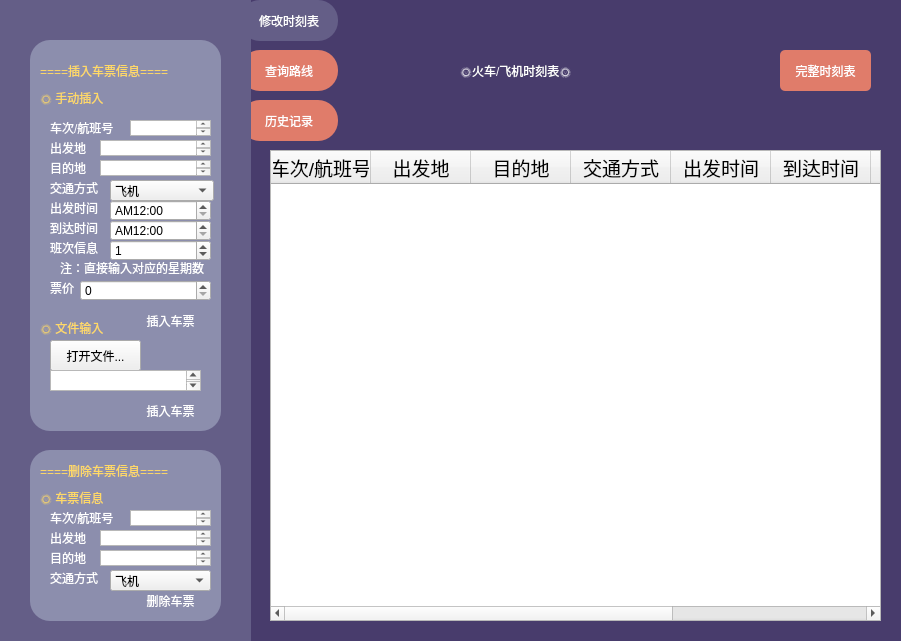
<?xml version="1.0" encoding="UTF-8"?>
<ui version="4.0">
 <class>Form</class>
 <widget class="QWidget" name="Form">
  <property name="geometry">
   <rect>
    <x>0</x>
    <y>0</y>
    <width>901</width>
    <height>641</height>
   </rect>
  </property>
  <property name="minimumSize">
   <size>
    <width>901</width>
    <height>641</height>
   </size>
  </property>
  <property name="maximumSize">
   <size>
    <width>901</width>
    <height>641</height>
   </size>
  </property>
  <property name="windowTitle">
   <string>Form</string>
  </property>
  <widget class="QLabel" name="lbl_bg">
   <property name="enabled">
    <bool>false</bool>
   </property>
   <property name="geometry">
    <rect>
     <x>0</x>
     <y>0</y>
     <width>901</width>
     <height>641</height>
    </rect>
   </property>
   <property name="maximumSize">
    <size>
     <width>16777215</width>
     <height>641</height>
    </size>
   </property>
   <property name="autoFillBackground">
    <bool>false</bool>
   </property>
   <property name="styleSheet">
    <string notr="true">QLabel{
	background-color: rgb(72,60,108);
}</string>
   </property>
   <property name="text">
    <string/>
   </property>
   <property name="scaledContents">
    <bool>false</bool>
   </property>
  </widget>
  <widget class="QLabel" name="lbl_l">
   <property name="geometry">
    <rect>
     <x>0</x>
     <y>0</y>
     <width>251</width>
     <height>641</height>
    </rect>
   </property>
   <property name="styleSheet">
    <string notr="true">QLabel{
	background-color: rgb(100,94,135);
}</string>
   </property>
   <property name="text">
    <string/>
   </property>
  </widget>
  <widget class="QTableWidget" name="tableWidget">
   <property name="geometry">
    <rect>
     <x>270</x>
     <y>150</y>
     <width>611</width>
     <height>471</height>
    </rect>
   </property>
   <property name="mouseTracking">
    <bool>false</bool>
   </property>
   <property name="frameShape">
    <enum>QFrame::StyledPanel</enum>
   </property>
   <property name="frameShadow">
    <enum>QFrame::Sunken</enum>
   </property>
   <property name="alternatingRowColors">
    <bool>false</bool>
   </property>
   <property name="sortingEnabled">
    <bool>true</bool>
   </property>
   <column>
    <property name="text">
     <string>车次/航班号</string>
    </property>
    <property name="font">
     <font>
      <pointsize>14</pointsize>
     </font>
    </property>
   </column>
   <column>
    <property name="text">
     <string>出发地</string>
    </property>
    <property name="font">
     <font>
      <pointsize>14</pointsize>
     </font>
    </property>
   </column>
   <column>
    <property name="text">
     <string>目的地</string>
    </property>
    <property name="font">
     <font>
      <pointsize>14</pointsize>
     </font>
    </property>
   </column>
   <column>
    <property name="text">
     <string>交通方式</string>
    </property>
    <property name="font">
     <font>
      <pointsize>14</pointsize>
     </font>
    </property>
   </column>
   <column>
    <property name="text">
     <string>出发时间</string>
    </property>
    <property name="font">
     <font>
      <pointsize>14</pointsize>
     </font>
    </property>
   </column>
   <column>
    <property name="text">
     <string>到达时间</string>
    </property>
    <property name="font">
     <font>
      <pointsize>14</pointsize>
     </font>
    </property>
   </column>
   <column>
    <property name="text">
     <string>乘车时长</string>
    </property>
    <property name="font">
     <font>
      <pointsize>14</pointsize>
     </font>
    </property>
   </column>
   <column>
    <property name="text">
     <string>班次信息（周）</string>
    </property>
    <property name="font">
     <font>
      <pointsize>14</pointsize>
     </font>
    </property>
   </column>
   <column>
    <property name="text">
     <string>票价</string>
    </property>
    <property name="font">
     <font>
      <pointsize>14</pointsize>
     </font>
    </property>
   </column>
  </widget>
  <widget class="QLabel" name="label">
   <property name="geometry">
    <rect>
     <x>460</x>
     <y>50</y>
     <width>251</width>
     <height>41</height>
    </rect>
   </property>
   <property name="styleSheet">
    <string notr="true">font: 24pt &quot;Heiti SC&quot;;
color : rgb(255, 255, 255)</string>
   </property>
   <property name="text">
    <string>🌞火车/飞机时刻表🌞</string>
   </property>
  </widget>
  <widget class="QPushButton" name="pB_getL">
   <property name="enabled">
    <bool>true</bool>
   </property>
   <property name="geometry">
    <rect>
     <x>780</x>
     <y>50</y>
     <width>91</width>
     <height>41</height>
    </rect>
   </property>
   <property name="minimumSize">
    <size>
     <width>0</width>
     <height>0</height>
    </size>
   </property>
   <property name="maximumSize">
    <size>
     <width>98</width>
     <height>100</height>
    </size>
   </property>
   <property name="sizeIncrement">
    <size>
     <width>75</width>
     <height>50</height>
    </size>
   </property>
   <property name="styleSheet">
    <string notr="true">QPushButton{
	font: 14pt &quot;Hannotate SC&quot;;
	background-color: rgb(224,124,106);
	border-radius:5px;
	color:white
}

QPushButton:hover{
	background-color: rgb(234,172,91);
}

QPushButton:pressed{
	background-color: rgb(220,83,129);
}</string>
   </property>
   <property name="text">
    <string>完整时刻表</string>
   </property>
  </widget>
  <widget class="QPushButton" name="getList_2">
   <property name="enabled">
    <bool>true</bool>
   </property>
   <property name="geometry">
    <rect>
     <x>240</x>
     <y>0</y>
     <width>98</width>
     <height>41</height>
    </rect>
   </property>
   <property name="minimumSize">
    <size>
     <width>0</width>
     <height>0</height>
    </size>
   </property>
   <property name="maximumSize">
    <size>
     <width>98</width>
     <height>100</height>
    </size>
   </property>
   <property name="sizeIncrement">
    <size>
     <width>75</width>
     <height>50</height>
    </size>
   </property>
   <property name="styleSheet">
    <string notr="true">QPushButton{
	font: 14pt &quot;Hannotate SC&quot;;
	background-color: rgb(100,94,135);
	border-radius:20px;
	color:white
}
</string>
   </property>
   <property name="text">
    <string>修改时刻表</string>
   </property>
  </widget>
  <widget class="QPushButton" name="pB_cP1">
   <property name="enabled">
    <bool>true</bool>
   </property>
   <property name="geometry">
    <rect>
     <x>240</x>
     <y>50</y>
     <width>98</width>
     <height>41</height>
    </rect>
   </property>
   <property name="minimumSize">
    <size>
     <width>0</width>
     <height>0</height>
    </size>
   </property>
   <property name="maximumSize">
    <size>
     <width>98</width>
     <height>100</height>
    </size>
   </property>
   <property name="sizeIncrement">
    <size>
     <width>75</width>
     <height>50</height>
    </size>
   </property>
   <property name="styleSheet">
    <string notr="true">QPushButton{
	font: 14pt &quot;Hannotate SC&quot;;
	background-color: rgb(224,124,106);
	border-radius:20px;
	color:white
}

QPushButton:hover{
	background-color: rgb(234,172,91);
}

QPushButton:pressed{
	background-color: rgb(220,83,129);
}</string>
   </property>
   <property name="text">
    <string>查询路线</string>
   </property>
  </widget>
  <widget class="QPushButton" name="pB_cP2">
   <property name="enabled">
    <bool>true</bool>
   </property>
   <property name="geometry">
    <rect>
     <x>240</x>
     <y>100</y>
     <width>98</width>
     <height>41</height>
    </rect>
   </property>
   <property name="minimumSize">
    <size>
     <width>0</width>
     <height>0</height>
    </size>
   </property>
   <property name="maximumSize">
    <size>
     <width>98</width>
     <height>100</height>
    </size>
   </property>
   <property name="sizeIncrement">
    <size>
     <width>75</width>
     <height>50</height>
    </size>
   </property>
   <property name="styleSheet">
    <string notr="true">QPushButton{
	font: 14pt &quot;Hannotate SC&quot;;
	background-color: rgb(224,124,106);
	border-radius:20px;
	color:white
}

QPushButton:hover{
	background-color: rgb(234,172,91);
}

QPushButton:pressed{
	background-color: rgb(220,83,129);
}</string>
   </property>
   <property name="text">
    <string>历史记录</string>
   </property>
  </widget>
  <widget class="QLabel" name="label_2">
   <property name="geometry">
    <rect>
     <x>30</x>
     <y>40</y>
     <width>191</width>
     <height>391</height>
    </rect>
   </property>
   <property name="styleSheet">
    <string notr="true">QLabel{
	background-color: rgb(140,142,173);
	border-radius:20px;
	color:white
}
</string>
   </property>
   <property name="text">
    <string/>
   </property>
  </widget>
  <widget class="QLabel" name="label_3">
   <property name="geometry">
    <rect>
     <x>30</x>
     <y>450</y>
     <width>191</width>
     <height>171</height>
    </rect>
   </property>
   <property name="styleSheet">
    <string notr="true">QLabel{
	background-color: rgb(140,142,173);
	border-radius:20px;
	color:white
}
</string>
   </property>
   <property name="text">
    <string/>
   </property>
  </widget>
  <widget class="QLabel" name="label_4">
   <property name="geometry">
    <rect>
     <x>40</x>
     <y>60</y>
     <width>171</width>
     <height>21</height>
    </rect>
   </property>
   <property name="styleSheet">
    <string notr="true">font: 16pt &quot;Heiti SC&quot;;
color : rgb(255,217,102);</string>
   </property>
   <property name="text">
    <string>====插入车票信息====</string>
   </property>
  </widget>
  <widget class="QLabel" name="label_5">
   <property name="geometry">
    <rect>
     <x>50</x>
     <y>140</y>
     <width>41</width>
     <height>16</height>
    </rect>
   </property>
   <property name="styleSheet">
    <string notr="true">font: 14pt &quot;Hannotate SC&quot;;
color: white</string>
   </property>
   <property name="text">
    <string>出发地</string>
   </property>
  </widget>
  <widget class="QLabel" name="label_6">
   <property name="geometry">
    <rect>
     <x>50</x>
     <y>160</y>
     <width>41</width>
     <height>16</height>
    </rect>
   </property>
   <property name="styleSheet">
    <string notr="true">font: 14pt &quot;Hannotate SC&quot;;
color: white</string>
   </property>
   <property name="text">
    <string>目的地</string>
   </property>
  </widget>
  <widget class="QLabel" name="label_7">
   <property name="geometry">
    <rect>
     <x>50</x>
     <y>120</y>
     <width>81</width>
     <height>16</height>
    </rect>
   </property>
   <property name="styleSheet">
    <string notr="true">font: 14pt &quot;Hannotate SC&quot;;
color: white</string>
   </property>
   <property name="text">
    <string>车次/航班号</string>
   </property>
  </widget>
  <widget class="QLabel" name="label_8">
   <property name="geometry">
    <rect>
     <x>40</x>
     <y>90</y>
     <width>91</width>
     <height>16</height>
    </rect>
   </property>
   <property name="styleSheet">
    <string notr="true">font: 14pt &quot;Hannotate SC&quot;;
color: rgb(255,217,102)</string>
   </property>
   <property name="text">
    <string>🌞 手动插入</string>
   </property>
  </widget>
  <widget class="QLabel" name="label_9">
   <property name="geometry">
    <rect>
     <x>50</x>
     <y>180</y>
     <width>61</width>
     <height>16</height>
    </rect>
   </property>
   <property name="styleSheet">
    <string notr="true">font: 14pt &quot;Hannotate SC&quot;;
color: white</string>
   </property>
   <property name="text">
    <string>交通方式</string>
   </property>
  </widget>
  <widget class="QLabel" name="label_10">
   <property name="geometry">
    <rect>
     <x>50</x>
     <y>200</y>
     <width>61</width>
     <height>16</height>
    </rect>
   </property>
   <property name="styleSheet">
    <string notr="true">font: 14pt &quot;Hannotate SC&quot;;
color: white</string>
   </property>
   <property name="text">
    <string>出发时间</string>
   </property>
  </widget>
  <widget class="QLabel" name="label_11">
   <property name="geometry">
    <rect>
     <x>50</x>
     <y>220</y>
     <width>61</width>
     <height>16</height>
    </rect>
   </property>
   <property name="styleSheet">
    <string notr="true">font: 14pt &quot;Hannotate SC&quot;;
color: white</string>
   </property>
   <property name="text">
    <string>到达时间</string>
   </property>
  </widget>
  <widget class="QLabel" name="label_12">
   <property name="geometry">
    <rect>
     <x>50</x>
     <y>240</y>
     <width>61</width>
     <height>16</height>
    </rect>
   </property>
   <property name="styleSheet">
    <string notr="true">font: 14pt &quot;Hannotate SC&quot;;
color: white</string>
   </property>
   <property name="text">
    <string>班次信息</string>
   </property>
  </widget>
  <widget class="QLabel" name="label_13">
   <property name="geometry">
    <rect>
     <x>50</x>
     <y>280</y>
     <width>31</width>
     <height>16</height>
    </rect>
   </property>
   <property name="styleSheet">
    <string notr="true">font: 14pt &quot;Hannotate SC&quot;;
color: white</string>
   </property>
   <property name="text">
    <string>票价</string>
   </property>
  </widget>
  <widget class="QLabel" name="label_14">
   <property name="geometry">
    <rect>
     <x>40</x>
     <y>320</y>
     <width>91</width>
     <height>16</height>
    </rect>
   </property>
   <property name="styleSheet">
    <string notr="true">font: 14pt &quot;Hannotate SC&quot;;
color: rgb(255,217,102)</string>
   </property>
   <property name="text">
    <string>🌞 文件输入</string>
   </property>
  </widget>
  <widget class="QPushButton" name="pB_openfile">
   <property name="geometry">
    <rect>
     <x>50</x>
     <y>340</y>
     <width>91</width>
     <height>31</height>
    </rect>
   </property>
   <property name="text">
    <string>打开文件...</string>
   </property>
  </widget>
  <widget class="QLabel" name="label_16">
   <property name="geometry">
    <rect>
     <x>40</x>
     <y>460</y>
     <width>171</width>
     <height>21</height>
    </rect>
   </property>
   <property name="styleSheet">
    <string notr="true">font: 16pt &quot;Heiti SC&quot;;
color : rgb(255,217,102);</string>
   </property>
   <property name="text">
    <string>====删除车票信息====</string>
   </property>
  </widget>
  <widget class="QLabel" name="label_17">
   <property name="geometry">
    <rect>
     <x>40</x>
     <y>490</y>
     <width>91</width>
     <height>16</height>
    </rect>
   </property>
   <property name="styleSheet">
    <string notr="true">font: 14pt &quot;Hannotate SC&quot;;
color: rgb(255,217,102)</string>
   </property>
   <property name="text">
    <string>🌞 车票信息</string>
   </property>
  </widget>
  <widget class="QLabel" name="label_15">
   <property name="geometry">
    <rect>
     <x>50</x>
     <y>530</y>
     <width>41</width>
     <height>16</height>
    </rect>
   </property>
   <property name="styleSheet">
    <string notr="true">font: 14pt &quot;Hannotate SC&quot;;
color: white</string>
   </property>
   <property name="text">
    <string>出发地</string>
   </property>
  </widget>
  <widget class="QLabel" name="label_18">
   <property name="geometry">
    <rect>
     <x>50</x>
     <y>550</y>
     <width>41</width>
     <height>16</height>
    </rect>
   </property>
   <property name="styleSheet">
    <string notr="true">font: 14pt &quot;Hannotate SC&quot;;
color: white</string>
   </property>
   <property name="text">
    <string>目的地</string>
   </property>
  </widget>
  <widget class="QLabel" name="label_19">
   <property name="geometry">
    <rect>
     <x>50</x>
     <y>510</y>
     <width>81</width>
     <height>16</height>
    </rect>
   </property>
   <property name="styleSheet">
    <string notr="true">font: 14pt &quot;Hannotate SC&quot;;
color: white</string>
   </property>
   <property name="text">
    <string>车次/航班号</string>
   </property>
  </widget>
  <widget class="QPushButton" name="pB_deleteTicket">
   <property name="geometry">
    <rect>
     <x>130</x>
     <y>590</y>
     <width>81</width>
     <height>21</height>
    </rect>
   </property>
   <property name="styleSheet">
    <string notr="true">QPushButton{
	font: 14pt &quot;Heiti SC&quot;;
	border-radius:10px;
	color:white
}

QPushButton:hover{
	background-color: rgb(255,217,102);
}


QPushButton:pressed{
	background-color: rgb(46,49,146);
}</string>
   </property>
   <property name="text">
    <string>删除车票</string>
   </property>
  </widget>
  <widget class="QPushButton" name="pB_insertTicket">
   <property name="geometry">
    <rect>
     <x>130</x>
     <y>400</y>
     <width>81</width>
     <height>21</height>
    </rect>
   </property>
   <property name="styleSheet">
    <string notr="true">QPushButton{
	font: 14pt &quot;Heiti SC&quot;;
	border-radius:10px;
	color:white
}

QPushButton:hover{
	background-color: rgb(255,217,102);
}


QPushButton:pressed{
	background-color: rgb(46,49,146);
}</string>
   </property>
   <property name="text">
    <string>插入车票</string>
   </property>
  </widget>
  <widget class="QTextEdit" name="textEdit">
   <property name="geometry">
    <rect>
     <x>130</x>
     <y>120</y>
     <width>81</width>
     <height>16</height>
    </rect>
   </property>
  </widget>
  <widget class="QTextEdit" name="textEdit_2">
   <property name="geometry">
    <rect>
     <x>100</x>
     <y>140</y>
     <width>111</width>
     <height>16</height>
    </rect>
   </property>
  </widget>
  <widget class="QTextEdit" name="textEdit_3">
   <property name="geometry">
    <rect>
     <x>100</x>
     <y>160</y>
     <width>111</width>
     <height>16</height>
    </rect>
   </property>
  </widget>
  <widget class="QSpinBox" name="spinBox">
   <property name="geometry">
    <rect>
     <x>110</x>
     <y>240</y>
     <width>101</width>
     <height>21</height>
    </rect>
   </property>
   <property name="maximum">
    <number>1234567</number>
   </property>
   <property name="value">
    <number>1</number>
   </property>
  </widget>
  <widget class="QLabel" name="label_20">
   <property name="geometry">
    <rect>
     <x>60</x>
     <y>260</y>
     <width>151</width>
     <height>16</height>
    </rect>
   </property>
   <property name="styleSheet">
    <string notr="true">font: 12pt &quot;Hannotate SC&quot;;
color: white</string>
   </property>
   <property name="text">
    <string>注：直接输入对应的星期数</string>
   </property>
  </widget>
  <widget class="QSpinBox" name="spinBox_2">
   <property name="geometry">
    <rect>
     <x>80</x>
     <y>280</y>
     <width>131</width>
     <height>21</height>
    </rect>
   </property>
   <property name="maximum">
    <number>10000</number>
   </property>
  </widget>
  <widget class="QTextEdit" name="textEdit_5">
   <property name="geometry">
    <rect>
     <x>100</x>
     <y>550</y>
     <width>111</width>
     <height>16</height>
    </rect>
   </property>
  </widget>
  <widget class="QTextEdit" name="textEdit_6">
   <property name="geometry">
    <rect>
     <x>100</x>
     <y>530</y>
     <width>111</width>
     <height>16</height>
    </rect>
   </property>
  </widget>
  <widget class="QTextEdit" name="textEdit_7">
   <property name="geometry">
    <rect>
     <x>130</x>
     <y>510</y>
     <width>81</width>
     <height>16</height>
    </rect>
   </property>
  </widget>
  <widget class="QTimeEdit" name="timeEdit">
   <property name="geometry">
    <rect>
     <x>110</x>
     <y>200</y>
     <width>101</width>
     <height>21</height>
    </rect>
   </property>
   <property name="currentSection">
    <enum>QDateTimeEdit::AmPmSection</enum>
   </property>
   <property name="displayFormat">
    <string>APhh:mm</string>
   </property>
   <property name="calendarPopup">
    <bool>false</bool>
   </property>
  </widget>
  <widget class="QTimeEdit" name="timeEdit_2">
   <property name="geometry">
    <rect>
     <x>110</x>
     <y>220</y>
     <width>101</width>
     <height>21</height>
    </rect>
   </property>
   <property name="displayFormat">
    <string>APhh:mm</string>
   </property>
  </widget>
  <widget class="QComboBox" name="comboBox">
   <property name="geometry">
    <rect>
     <x>110</x>
     <y>180</y>
     <width>104</width>
     <height>21</height>
    </rect>
   </property>
   <item>
    <property name="text">
     <string>飞机</string>
    </property>
   </item>
   <item>
    <property name="text">
     <string>火车</string>
    </property>
   </item>
  </widget>
  <widget class="QPushButton" name="pB_insertTicket_2">
   <property name="geometry">
    <rect>
     <x>130</x>
     <y>310</y>
     <width>81</width>
     <height>21</height>
    </rect>
   </property>
   <property name="styleSheet">
    <string notr="true">QPushButton{
	font: 14pt &quot;Heiti SC&quot;;
	border-radius:10px;
	color:white
}

QPushButton:hover{
	background-color: rgb(255,217,102);
}


QPushButton:pressed{
	background-color: rgb(46,49,146);
}</string>
   </property>
   <property name="text">
    <string>插入车票</string>
   </property>
  </widget>
  <widget class="QTextEdit" name="textEdit_4">
   <property name="geometry">
    <rect>
     <x>50</x>
     <y>370</y>
     <width>151</width>
     <height>21</height>
    </rect>
   </property>
  </widget>
  <widget class="QLabel" name="label_21">
   <property name="geometry">
    <rect>
     <x>50</x>
     <y>570</y>
     <width>61</width>
     <height>16</height>
    </rect>
   </property>
   <property name="styleSheet">
    <string notr="true">font: 14pt &quot;Hannotate SC&quot;;
color: white</string>
   </property>
   <property name="text">
    <string>交通方式</string>
   </property>
  </widget>
  <widget class="QComboBox" name="comboBox_2">
   <property name="geometry">
    <rect>
     <x>110</x>
     <y>570</y>
     <width>101</width>
     <height>21</height>
    </rect>
   </property>
   <item>
    <property name="text">
     <string>飞机</string>
    </property>
   </item>
   <item>
    <property name="text">
     <string>火车</string>
    </property>
   </item>
  </widget>
  <zorder>lbl_bg</zorder>
  <zorder>tableWidget</zorder>
  <zorder>label</zorder>
  <zorder>pB_getL</zorder>
  <zorder>getList_2</zorder>
  <zorder>pB_cP1</zorder>
  <zorder>pB_cP2</zorder>
  <zorder>lbl_l</zorder>
  <zorder>label_2</zorder>
  <zorder>label_3</zorder>
  <zorder>label_4</zorder>
  <zorder>label_5</zorder>
  <zorder>label_6</zorder>
  <zorder>label_7</zorder>
  <zorder>label_8</zorder>
  <zorder>label_9</zorder>
  <zorder>label_10</zorder>
  <zorder>label_11</zorder>
  <zorder>label_12</zorder>
  <zorder>label_14</zorder>
  <zorder>pB_openfile</zorder>
  <zorder>label_16</zorder>
  <zorder>label_17</zorder>
  <zorder>label_15</zorder>
  <zorder>label_18</zorder>
  <zorder>label_19</zorder>
  <zorder>pB_deleteTicket</zorder>
  <zorder>pB_insertTicket</zorder>
  <zorder>textEdit</zorder>
  <zorder>textEdit_2</zorder>
  <zorder>textEdit_3</zorder>
  <zorder>spinBox</zorder>
  <zorder>label_20</zorder>
  <zorder>label_13</zorder>
  <zorder>spinBox_2</zorder>
  <zorder>textEdit_5</zorder>
  <zorder>textEdit_6</zorder>
  <zorder>textEdit_7</zorder>
  <zorder>timeEdit</zorder>
  <zorder>timeEdit_2</zorder>
  <zorder>comboBox</zorder>
  <zorder>pB_insertTicket_2</zorder>
  <zorder>textEdit_4</zorder>
  <zorder>label_21</zorder>
  <zorder>comboBox_2</zorder>
 </widget>
 <resources/>
 <connections>
  <connection>
   <sender>pB_getL</sender>
   <signal>clicked()</signal>
   <receiver>Form</receiver>
   <slot>close()</slot>
   <hints>
    <hint type="sourcelabel">
     <x>825</x>
     <y>70</y>
    </hint>
    <hint type="destinationlabel">
     <x>450</x>
     <y>320</y>
    </hint>
   </hints>
  </connection>
  <connection>
   <sender>pB_cP1</sender>
   <signal>clicked()</signal>
   <receiver>Form</receiver>
   <slot>close()</slot>
   <hints>
    <hint type="sourcelabel">
     <x>288</x>
     <y>80</y>
    </hint>
    <hint type="destinationlabel">
     <x>450</x>
     <y>320</y>
    </hint>
   </hints>
  </connection>
  <connection>
   <sender>pB_cP2</sender>
   <signal>clicked()</signal>
   <receiver>Form</receiver>
   <slot>close()</slot>
   <hints>
    <hint type="sourcelabel">
     <x>288</x>
     <y>120</y>
    </hint>
    <hint type="destinationlabel">
     <x>450</x>
     <y>320</y>
    </hint>
   </hints>
  </connection>
  <connection>
   <sender>pB_openfile</sender>
   <signal>clicked()</signal>
   <receiver>Form</receiver>
   <slot>close()</slot>
   <hints>
    <hint type="sourcelabel">
     <x>90</x>
     <y>355</y>
    </hint>
    <hint type="destinationlabel">
     <x>450</x>
     <y>320</y>
    </hint>
   </hints>
  </connection>
  <connection>
   <sender>pB_insertTicket</sender>
   <signal>clicked()</signal>
   <receiver>Form</receiver>
   <slot>close()</slot>
   <hints>
    <hint type="sourcelabel">
     <x>170</x>
     <y>410</y>
    </hint>
    <hint type="destinationlabel">
     <x>450</x>
     <y>320</y>
    </hint>
   </hints>
  </connection>
  <connection>
   <sender>pB_deleteTicket</sender>
   <signal>clicked()</signal>
   <receiver>Form</receiver>
   <slot>close()</slot>
   <hints>
    <hint type="sourcelabel">
     <x>170</x>
     <y>600</y>
    </hint>
    <hint type="destinationlabel">
     <x>450</x>
     <y>320</y>
    </hint>
   </hints>
  </connection>
  <connection>
   <sender>pB_insertTicket_2</sender>
   <signal>clicked()</signal>
   <receiver>Form</receiver>
   <slot>close()</slot>
   <hints>
    <hint type="sourcelabel">
     <x>170</x>
     <y>320</y>
    </hint>
    <hint type="destinationlabel">
     <x>450</x>
     <y>320</y>
    </hint>
   </hints>
  </connection>
 </connections>
</ui>
